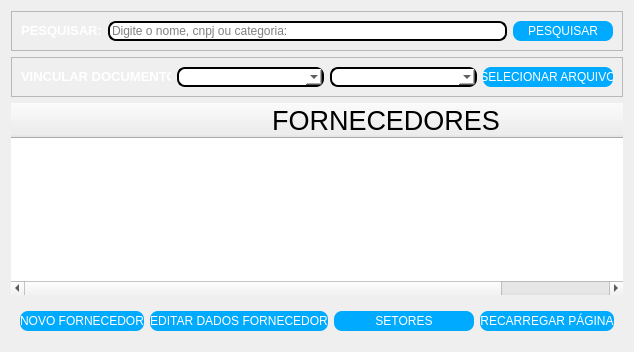
         <widget class="QWidget" name="page_4">
          <layout class="QVBoxLayout" name="verticalLayout_9">
           <item>
            <widget class="QFrame" name="frame_forn_pesquisa">
             <property name="minimumSize">
              <size>
               <width>0</width>
               <height>40</height>
              </size>
             </property>
             <property name="styleSheet">
              <string notr="true"/>
             </property>
             <property name="frameShape">
              <enum>QFrame::StyledPanel</enum>
             </property>
             <property name="frameShadow">
              <enum>QFrame::Raised</enum>
             </property>
             <layout class="QHBoxLayout" name="horizontalLayout_3">
              <item>
               <widget class="QLabel" name="lbl_forn_pesquisar">
                <property name="styleSheet">
                 <string notr="true">border: 0px</string>
                </property>
                <property name="text">
                 <string>&lt;html&gt;&lt;head/&gt;&lt;body&gt;&lt;p align=&quot;center&quot;&gt;&lt;span style=&quot; font-size:10pt; font-weight:600; color:#ffffff;&quot;&gt;PESQUISAR:&lt;/span&gt;&lt;/p&gt;&lt;/body&gt;&lt;/html&gt;</string>
                </property>
               </widget>
              </item>
              <item>
               <widget class="QLineEdit" name="edit_forn_pesquisar">
                <property name="styleSheet">
                 <string notr="true">background-color: rgb(255, 255, 255);
border-radius: 8px;
border: 2px solid black</string>
                </property>
                <property name="placeholderText">
                 <string>Digite o nome, cnpj ou categoria:</string>
                </property>
               </widget>
              </item>
              <item>
               <widget class="QPushButton" name="btn_forn_pesquisar">
                <property name="minimumSize">
                 <size>
                  <width>100</width>
                  <height>20</height>
                 </size>
                </property>
                <property name="cursor">
                 <cursorShape>PointingHandCursor</cursorShape>
                </property>
                <property name="styleSheet">
                 <string notr="true">background-color: rgb(0, 170, 255);
color: rgb(255, 255, 255);
border-radius: 8px;
border: 0px;</string>
                </property>
                <property name="text">
                 <string>PESQUISAR</string>
                </property>
               </widget>
              </item>
             </layout>
            </widget>
           </item>
           <item>
            <widget class="QFrame" name="frame_forn_vinculo">
             <property name="frameShape">
              <enum>QFrame::StyledPanel</enum>
             </property>
             <property name="frameShadow">
              <enum>QFrame::Raised</enum>
             </property>
             <layout class="QHBoxLayout" name="horizontalLayout_22">
              <item>
               <widget class="QLabel" name="lbl_forn_vinculo">
                <property name="maximumSize">
                 <size>
                  <width>150</width>
                  <height>16777215</height>
                 </size>
                </property>
                <property name="text">
                 <string>&lt;html&gt;&lt;head/&gt;&lt;body&gt;&lt;p&gt;&lt;span style=&quot; font-size:10pt; font-weight:600; color:#ffffff;&quot;&gt;VINCULAR DOCUMENTO:&lt;/span&gt;&lt;/p&gt;&lt;/body&gt;&lt;/html&gt;</string>
                </property>
               </widget>
              </item>
              <item>
               <widget class="QComboBox" name="box_forn_vinculo_forn">
                <property name="styleSheet">
                 <string notr="true">background-color: rgb(255, 255, 255);
border-radius: 8px;
border: 2px solid black</string>
                </property>
               </widget>
              </item>
              <item>
               <widget class="QComboBox" name="box_forn_vinculo_setor">
                <property name="styleSheet">
                 <string notr="true">background-color: rgb(255, 255, 255);
border-radius: 8px;
border: 2px solid black</string>
                </property>
               </widget>
              </item>
              <item>
               <widget class="QPushButton" name="btn_forn_vinculo">
                <property name="minimumSize">
                 <size>
                  <width>0</width>
                  <height>20</height>
                 </size>
                </property>
                <property name="maximumSize">
                 <size>
                  <width>130</width>
                  <height>16777215</height>
                 </size>
                </property>
                <property name="styleSheet">
                 <string notr="true">background-color: rgb(0, 170, 255);
color: rgb(255, 255, 255);
border-radius: 8px;
border: 0px;</string>
                </property>
                <property name="text">
                 <string>SELECIONAR ARQUIVO</string>
                </property>
               </widget>
              </item>
             </layout>
            </widget>
           </item>
           <item>
            <widget class="QTreeWidget" name="tree_forn_info">
             <property name="font">
              <font>
               <pointsize>16</pointsize>
              </font>
             </property>
             <property name="styleSheet">
              <string notr="true">QTreeWidget::item {
	color: white;
}</string>
             </property>
             <property name="frameShape">
              <enum>QFrame::NoFrame</enum>
             </property>
             <property name="lineWidth">
              <number>0</number>
             </property>
             <property name="headerHidden">
              <bool>false</bool>
             </property>
             <property name="columnCount">
              <number>1</number>
             </property>
             <attribute name="headerCascadingSectionResizes">
              <bool>false</bool>
             </attribute>
             <attribute name="headerDefaultSectionSize">
              <number>390</number>
             </attribute>
             <attribute name="headerHighlightSections">
              <bool>false</bool>
             </attribute>
             <attribute name="headerMinimumSectionSize">
              <number>750</number>
             </attribute>
             <attribute name="headerStretchLastSection">
              <bool>true</bool>
             </attribute>
             <column>
              <property name="text">
               <string>FORNECEDORES</string>
              </property>
              <property name="font">
               <font>
                <pointsize>20</pointsize>
               </font>
              </property>
              <property name="textAlignment">
               <set>AlignCenter</set>
              </property>
             </column>
            </widget>
           </item>
           <item>
            <widget class="QFrame" name="frame_forn_action">
             <property name="minimumSize">
              <size>
               <width>0</width>
               <height>40</height>
              </size>
             </property>
             <property name="styleSheet">
              <string notr="true"/>
             </property>
             <property name="frameShape">
              <enum>QFrame::NoFrame</enum>
             </property>
             <property name="frameShadow">
              <enum>QFrame::Raised</enum>
             </property>
             <layout class="QHBoxLayout" name="horizontalLayout_4">
              <item>
               <widget class="QPushButton" name="btn_forn_add">
                <property name="minimumSize">
                 <size>
                  <width>0</width>
                  <height>20</height>
                 </size>
                </property>
                <property name="styleSheet">
                 <string notr="true">background-color: rgb(0, 170, 255);
color: rgb(255, 255, 255);
border-radius: 8px;
border: 0px;</string>
                </property>
                <property name="text">
                 <string>NOVO FORNECEDOR</string>
                </property>
               </widget>
              </item>
              <item>
               <widget class="QPushButton" name="btn_forn_edit_forn">
                <property name="minimumSize">
                 <size>
                  <width>170</width>
                  <height>20</height>
                 </size>
                </property>
                <property name="styleSheet">
                 <string notr="true">background-color: rgb(0, 170, 255);
color: rgb(255, 255, 255);
border-radius: 8px;
border: 0px;</string>
                </property>
                <property name="text">
                 <string>EDITAR DADOS FORNECEDOR</string>
                </property>
               </widget>
              </item>
              <item>
               <widget class="QPushButton" name="btn_forn_setores">
                <property name="minimumSize">
                 <size>
                  <width>140</width>
                  <height>20</height>
                 </size>
                </property>
                <property name="styleSheet">
                 <string notr="true">background-color: rgb(0, 170, 255);
color: rgb(255, 255, 255);
border-radius: 8px;
border: 0px;</string>
                </property>
                <property name="text">
                 <string>SETORES</string>
                </property>
               </widget>
              </item>
              <item>
               <widget class="QPushButton" name="btn_forn_atualizar">
                <property name="minimumSize">
                 <size>
                  <width>0</width>
                  <height>20</height>
                 </size>
                </property>
                <property name="styleSheet">
                 <string notr="true">background-color: rgb(0, 170, 255);
color: rgb(255, 255, 255);
border-radius: 8px;
border: 0px;</string>
                </property>
                <property name="text">
                 <string>RECARREGAR PÁGINA</string>
                </property>
               </widget>
              </item>
             </layout>
            </widget>
           </item>
          </layout>
         </widget>
